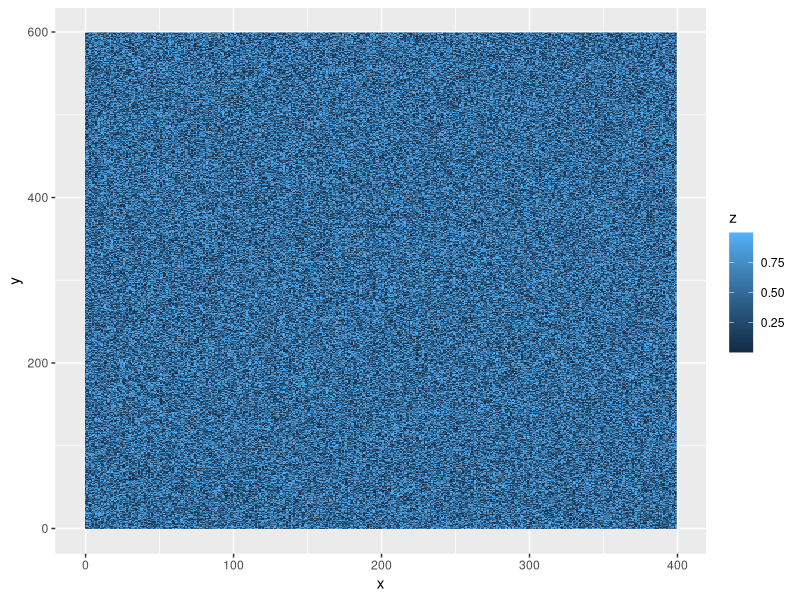
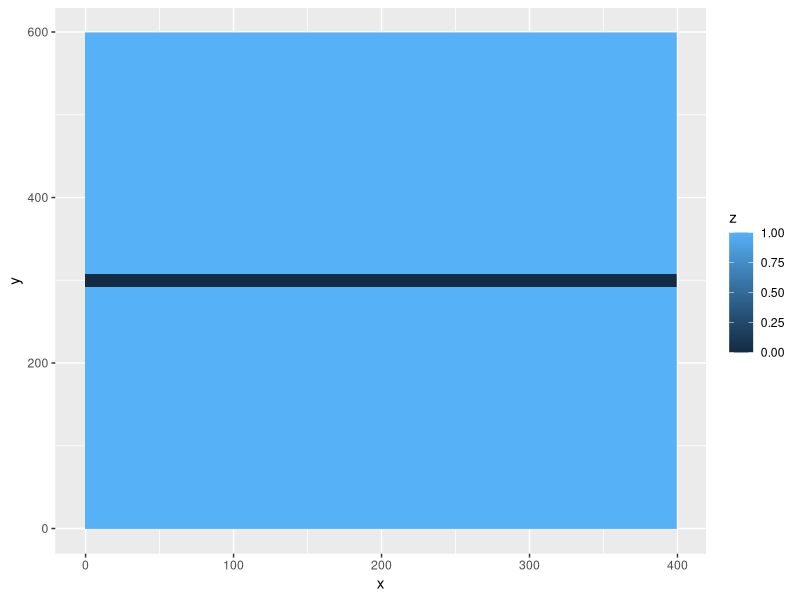
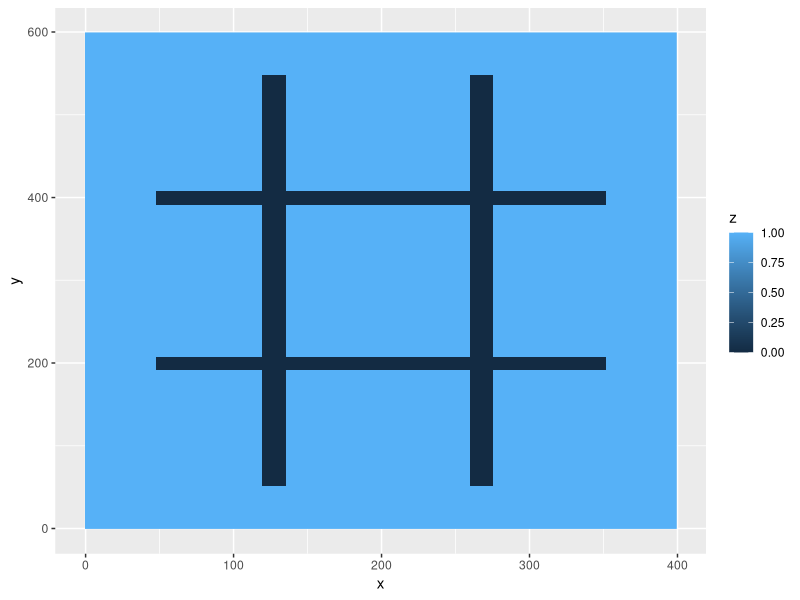
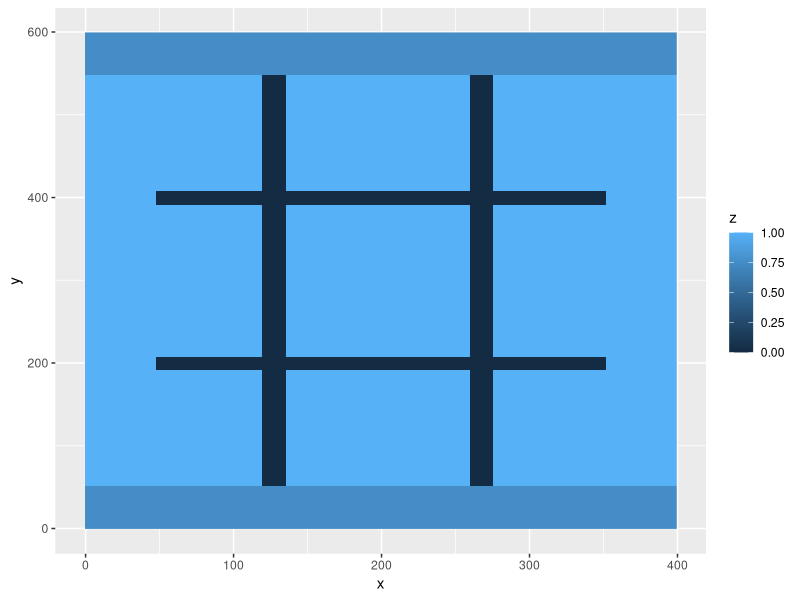
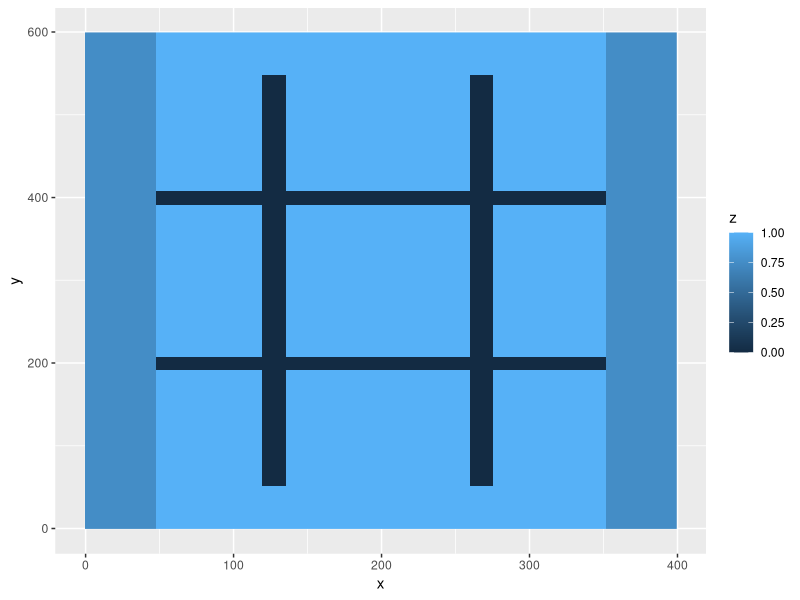
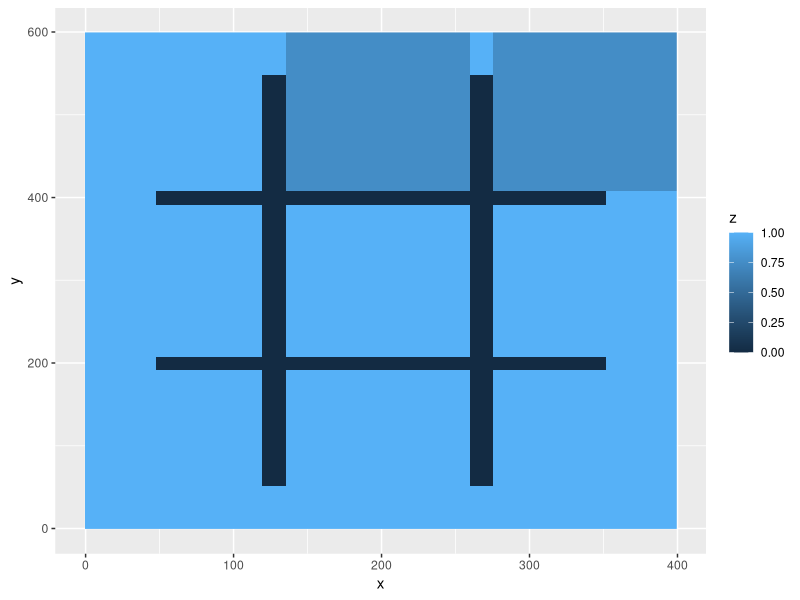
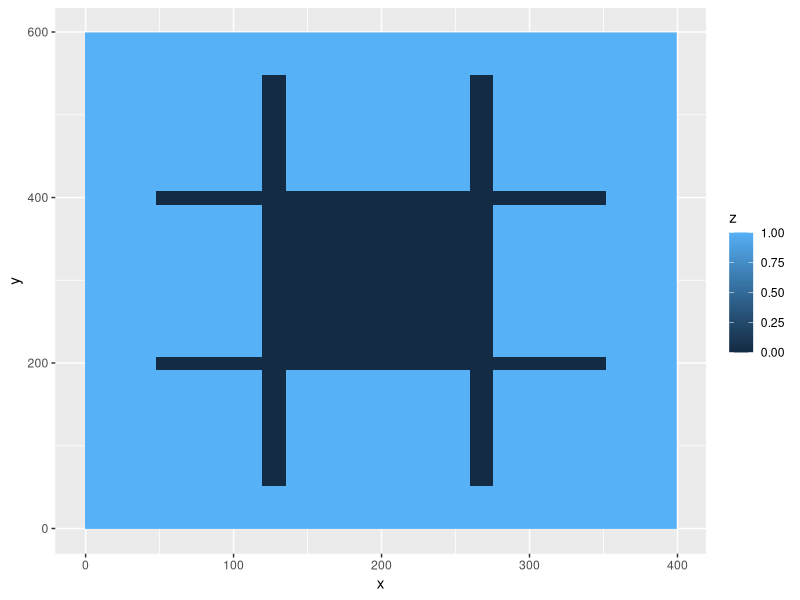

Source code (R) for these figures, in order: (Note: this script raises an error after producing the figures.)
## ---- chunk 1
install.packages("tidyverse")
library(ggplot2)
## ---- chunk 2
df <- expand.grid(x = 0:399, y = 0:599)
df$z <- runif(nrow(df))
ggplot(df, aes(x, y, fill = z)) + geom_raster()
## ---- chunk 3
df <- expand.grid(x = 0:399, y = 0:599)
df$z <- 1
# using test input {“0 292 399 307”}
df$z[df$x >= 0 & df$x <= 399 & df$y >= 292 & df$y <= 307] <- 0
ggplot(df, aes(x, y, fill = z)) + geom_raster()
## ---- chunk 4
#area of top
(599-307) * 400
#area of bottom
(292-0) * 400
## ---- chunk 5
setBarren <- function(df, barren_lands, val=0){
  for (bString in barren_lands){
    b <- unlist(strsplit(bString,"[ ]")) #split on spaces
    b <- as.numeric(b)                   #convert string to numbers
    df$z[df$x >= b[1] & df$x <= b[3] & df$y >= b[2] & df$y <= b[4]] <- val
  }
  return(df)
}

# reset our grid
df <- expand.grid(x = 0:399, y = 0:599)
df$z <- 1
df <- setBarren(df, c("48 192 351 207", "48 392 351 407", "120 52 135 547", "260 52 275 547"))
ggplot(df, aes(x, y, fill = z)) + geom_raster()
## ---- chunk 6
df2 <- df
df2 <- setBarren(df2, c("0 0 399 51", "0 548 399 599"), .75)
ggplot(df2, aes(x, y, fill = z)) + geom_raster()
## ---- chunk 7
df2 <- df
df2 <- setBarren(df2, c("0 0 47 599", "352 0 399 599"), .75)
ggplot(df2, aes(x, y, fill = z)) + geom_raster()
## ---- chunk 8
df2 <- df
df2 <- setBarren(df2, c("136 408 259 599", "276 408 399 599"), .75)
ggplot(df2, aes(x, y, fill = z)) + geom_raster()
## ---- chunk 9
df2 <- df
df2 <- setBarren(df2, c("136 207 259 392"))
ggplot(df2, aes(x, y, fill = z)) + geom_raster()
## ---- chunk 10
nrow(df2[df2$z==1,])
## ---- chunk 11
#source("https://bioconductor.org/biocLite.R")
#biocLite("EBImage")
#library("EBImage")
#floodFill(df2, c(0,0), .5)
#df3 <- floodFill(data.matrix(df2), c(1,1), .5)
#ggplot(as.data.frame(df3), aes(x, y, fill = z)) + geom_raster()
## ---- chunk 12
# z=0 is barren land
# z=1 is fertile land
# z=.75 is marked fertile land that we are currently counting
dfFlood <- df
floodFill <- function(xCord, yCord) {
  zVal <- dfFlood[dfFlood$x==xCord & dfFlood$y==yCord,]$z
  if (is.na(zVal) | zVal == .75 | zVal == 0) { return() }
  if (zVal == 1) {
    dfFlood[dfFlood$x==xCord & dfFlood$y==yCord,]$z <<- .75
    # left
    if (xCord > 0) { floodFill(xCord-1, yCord) }   #left
    if (xCord < 399) { floodFill(xCord+1, yCord) } #right
    if (yCord < 599) { floodFill(xCord, yCord+1) } #up
    if (yCord > 0) { floodFill(xCord, yCord-1) }   #down
  }
}

floodFill(0,0)

## ---- chunk 13
ggplot(dfFlood, aes(x, y, fill = z)) + geom_raster()
100 * nrow(dfFlood[dfFlood$z==.75,]) / 240000
## ---- chunk 14
dfFlood <- df
Q <- data.frame()

# z=0 is barren land
# z=1 is fertile land
# z=.75 is marked fertile land that we are currently counting
floodFill <- function(xCord, yCord) {
  zVal <- dfFlood[dfFlood$x==xCord & dfFlood$y==yCord,]$z
  if (is.na(zVal) | zVal == .75 | zVal == 0) { 
    return()
  } else { 
    dfFlood[dfFlood$x==xCord & dfFlood$y==yCord,]$z <<- .75
    if (xCord > 0) { Q <<- rbind(Q,c(x=xCord-1, y=yCord)) }   #left
    if (xCord < 399) { Q <<- rbind(Q,c(x=xCord+1, y=yCord)) } #right
    if (yCord < 599) { Q <<- rbind(Q,c(x=xCord, y=yCord+1)) } #up
    if (yCord > 0) { Q <<- rbind(Q,c(x=xCord, y=yCord-1)) }   #down
  }
}
## ---- chunk 15
# add the origin to the queue to get us started
# technically this _sets_ the origin, and adds the two adjacent (up and right) to the queue
floodFill(0,0) 

# process the queue
while ( nrow(Q) > 0 ) {
  floodFill(Q[1,]$X1, Q[1,]$X0) #set and add neighbors to queue
  Q <<- Q[-1,]                  #remove row 1
}

ggplot(dfFlood, aes(x, y, fill = z)) + geom_raster()
## ---- chunk 16
area <- nrow(dfFlood[dfFlood$z==.75,])
area
## ---- chunk 17
results <- c()

# save the last found area
results <- c(results, area)
results

# clear out the found area
dfFloodLoop <- dfFlood
dfFloodLoop[dfFloodLoop$z==.75,]$z <- 0

# find next fertile (1) if it exists
nextFertile <- dfFloodLoop[dfFloodLoop$z==1,][1,]

# reset the queue and populate with the nextFertile coordinates
Q <- data.frame()
floodFill(nextFertile$x,nextFertile$y) 

# process the queue
while ( nrow(Q) > 0 ) {
  floodFill(Q[1,]$X135, Q[1,]$X208) #set and add neighbors to queue
  Q <<- Q[-1,]                      #remove row 1
}

ggplot(dfFloodLoop, aes(x, y, fill = z)) + geom_raster()
## ---- chunk 18
area <- nrow(dfFlood[dfFlood$z==.75,])
results <- c(results, area)
results
## ---- chunk 19
# z=0 is barren land
# z=1 is fertile land
# z=.75 is marked fertile land that we are currently counting
floodFill <- function(xCord, yCord) {
  zVal <- dfFlood[dfFlood$x==xCord & dfFlood$y==yCord,]$z
  if (is.na(zVal) | zVal == .75 | zVal == 0) { 
    return()
  } else { 
    dfFlood[dfFlood$x==xCord & dfFlood$y==yCord,]$z <<- .75
    if (xCord > 0) { Q[nrow(Q)+1,] <<- c(xCord-1, yCord) }   #left
    if (xCord < 399) { Q[nrow(Q)+1,] <<- c(xCord+1, yCord) } #right
    if (yCord < 599) { Q[nrow(Q)+1,] <<- c(xCord, yCord+1) } #up
    if (yCord > 0) { Q[nrow(Q)+1,] <<- c(xCord, yCord-1) }   #down
  }
}

prepQ <- function() {
  nextFertile <- dfFlood[dfFlood$z==1,][1,] # find next area
  floodFill(nextFertile$x,nextFertile$y)    # prime the Q
}


# reset our grid
df <- expand.grid(x = 0:399, y = 0:599)
df$z <- 1
df <- setBarren(df, c("48 192 351 207", "48 392 351 407", "120 52 135 547", "260 52 275 547"))

# reset results and prep the Q
results <- c()
Q <- data.frame(x=integer(), y=integer())
dfFlood <- df

prepQ()
while ( nrow(Q) > 0 ) {
  
  # process the queue and set all of the area to .75
  while ( nrow(Q) > 0 ) {
    floodFill(Q[1,]$x, Q[1,]$y) #set and add neighbors to queue
    Q <<- Q[-1,]                #remove row 1
  }
  area <- nrow(dfFlood[dfFlood$z==.75,]) # count the area
  results <<- c(results, area)           # save the area into the results
  dfFlood[dfFlood$z==.75,]$z <- 0        # mark the area as done

  prepQ()                                # find the next area if there is one
}

results

## ---- chunk 20
results[order(results)]
